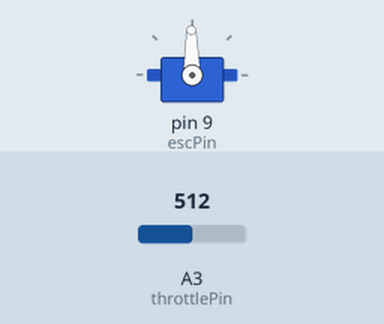
Simulated run of this sketch. Board: Arduino Uno, built with avr-gcc and run on an emulated ATmega328P. Parts: servo. The inputs (shaded band) are chosen by the test bench; at power-on: A3 (throttlePin) = 512.

Above: at 1.2 s.
1.3 s: A3 (throttlePin) set to 716
At 2.2 s:
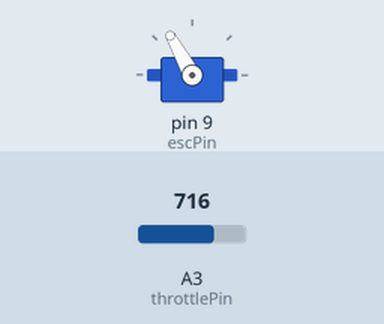
2.8 s: A3 (throttlePin) set to 900
At 3.4 s:
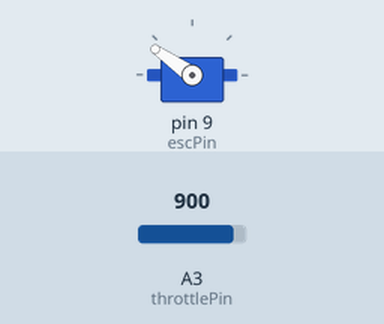
4.3 s: A3 (throttlePin) set to 1023
At 5.5 s:
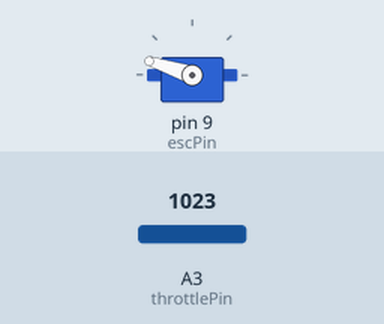
5.8 s: A3 (throttlePin) set to 306
At 6.8 s:
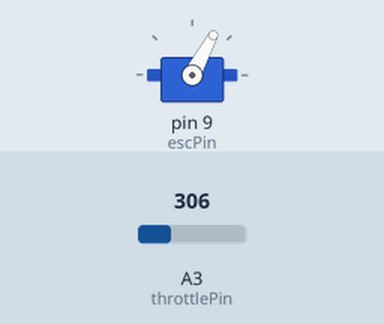
7.3 s: A3 (throttlePin) set to 122
At 8.0 s:
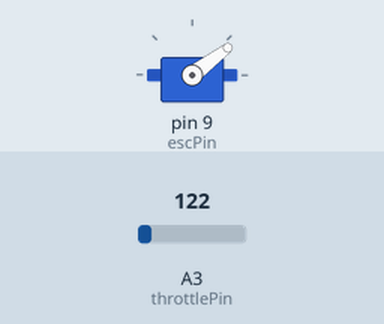
8.8 s: A3 (throttlePin) set to 511
At 9.1 s:
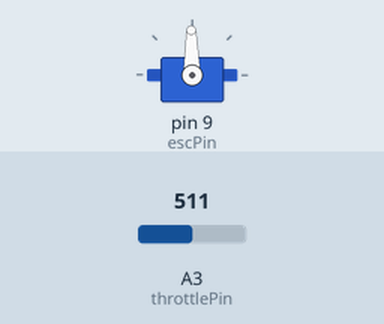
Timing chart, 0 to 11.3 s (numbered marks = the images above; inputs shaded):
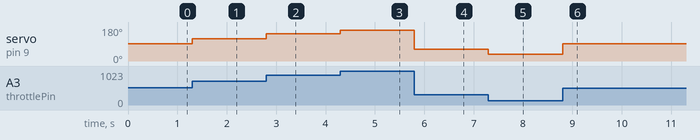

The sketch:

throttle.ino
```cpp
#include <Servo.h>

Servo esc;
int throttlePin = 3;
int escPin = 9;

void setup() {
  esc.attach(escPin);
}

void loop() {
  int throttle = analogRead(throttlePin);
  int pwr = map(throttle, 176, 876, 1000, 2000);
  esc.writeMicroseconds(pwr);
}
```

Measured:
- after the input at 1.3 s, servo on pin 9 (escPin): 91° → 119° at once
- after the input at 2.8 s, servo on pin 9 (escPin): 119° → 145° at once
- after the input at 4.3 s, servo on pin 9 (escPin): 145° → 162° at once
- after the input at 5.8 s, servo on pin 9 (escPin): 162° → 62° at once
- after the input at 7.3 s, servo on pin 9 (escPin): 62° → 37° at once
- after the input at 8.8 s, servo on pin 9 (escPin): 37° → 91° at once
